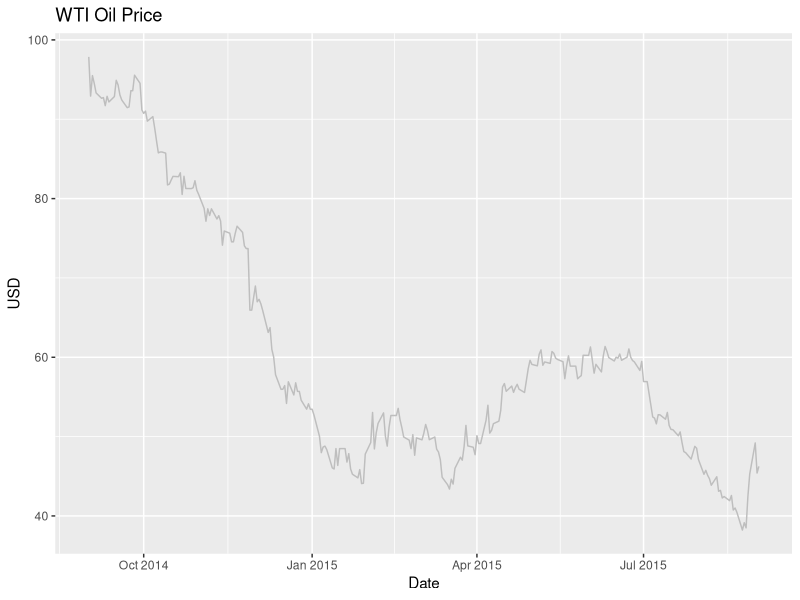
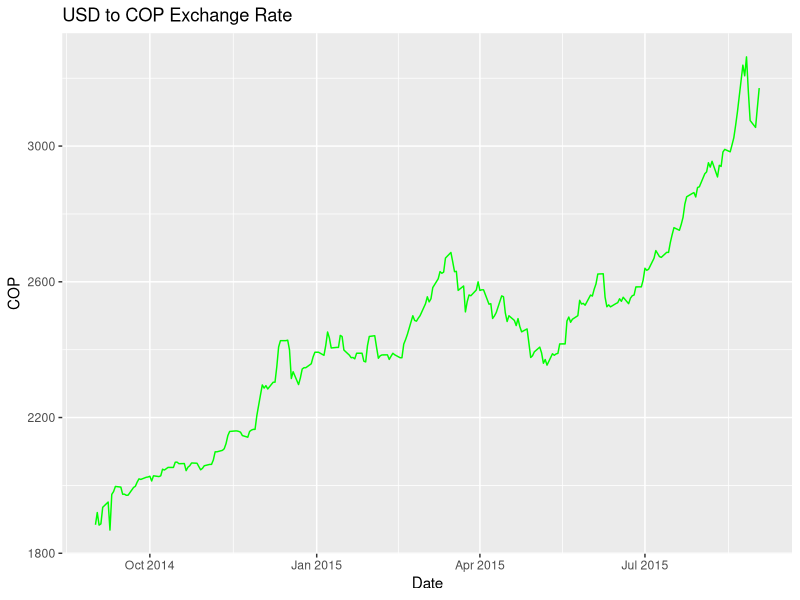
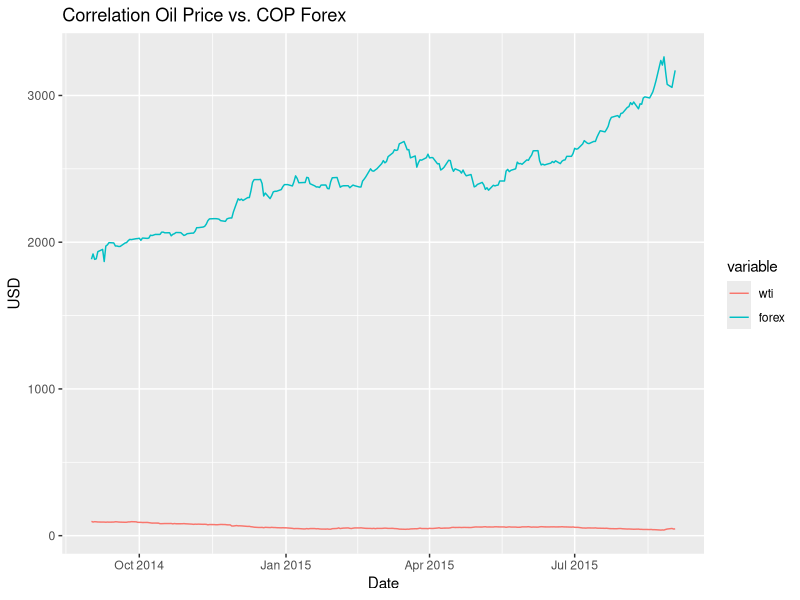
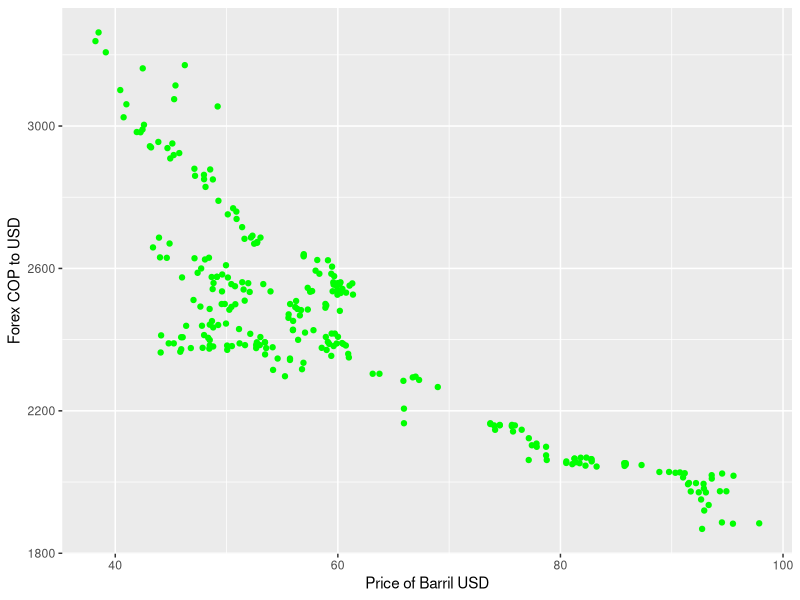

Recreate these plots in R, in order. (Note: this script raises an error after producing the figures.)
#Analysis of Correlation of International Price of Oil and Effect on Colombian Currency Exchange Rate
#September 5, 2015
#Ariel E. Meilij

library(ggplot2)
library(reshape2)
library(Hmisc)

###Simple Analysis of correlation between COP and WTI oil price

#Read and review file values
setwd("/home/user/project/main")
oilvscop = read.csv("oilvscop_datenumeric.csv")
oilvscop$date <- as.Date(oilvscop$date, origin = "1899-12-30")

summary(oilvscop)
names(oilvscop)

#First let's assess the behavior of WTI prices
ggplot(data=oilvscop, aes(x=date, y=wti, group=1)) + geom_line(color="gray") + labs(title="WTI Oil Price", x="Date", y="USD")

#Now let's assess the behavior of the USD/COP exchange rate
ggplot(data=oilvscop, aes(x=date, y=forex, group=1)) + geom_line(color="green") + labs(title="USD to COP Exchange Rate", x="Date", y="COP")

#Let's create the plot where we see both lines
oilvscop_long <- melt(oilvscop, id="date")
ggplot(data=oilvscop_long, aes(x=date, y=value, group=variable, colour=variable)) + geom_line() + labs(title="Correlation Oil Price vs. COP Forex", x="Date", y="USD")

# Check correlation with scatter plot - Best way to check for correlation!
ggplot(data=oilvscop, aes(wti, forex)) + geom_point(color="green") + 
xlab("Price of Barril USD") + ylab("Forex COP to USD")

# Simple correlation index
varcorr = cor(oilvscop_cor$wti, oilvscop_cor$forex)
cat("Correlation result among WTI and COP: ", varcorr)

# Let's see if we can fit into a regression model
fit <- lm(oilvscop$wti ~ oilvscop$forex)
fit
summary(fit)
